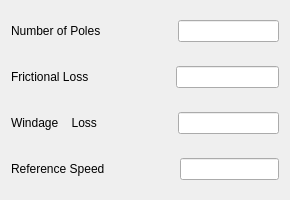
                 <widget class="QWidget" name="tab">
                  <attribute name="title">
                   <string>Machine</string>
                  </attribute>
                  <layout class="QVBoxLayout" name="verticalLayout_12">
                   <item>
                    <layout class="QVBoxLayout" name="verticalLayout">
                     <item>
                      <layout class="QHBoxLayout" name="horizontalLayout" stretch="0,1,0,2">
                       <item>
                        <widget class="QLabel" name="label">
                         <property name="text">
                          <string>Number of Poles</string>
                         </property>
                        </widget>
                       </item>
                       <item>
                        <spacer name="horizontalSpacer">
                         <property name="orientation">
                          <enum>Qt::Horizontal</enum>
                         </property>
                         <property name="sizeHint" stdset="0">
                          <size>
                           <width>40</width>
                           <height>20</height>
                          </size>
                         </property>
                        </spacer>
                       </item>
                       <item>
                        <spacer name="verticalSpacer">
                         <property name="orientation">
                          <enum>Qt::Vertical</enum>
                         </property>
                         <property name="sizeHint" stdset="0">
                          <size>
                           <width>20</width>
                           <height>40</height>
                          </size>
                         </property>
                        </spacer>
                       </item>
                       <item>
                        <widget class="QLineEdit" name="lineEdit1"/>
                       </item>
                      </layout>
                     </item>
                     <item>
                      <layout class="QHBoxLayout" name="horizontalLayout_2" stretch="0,1,0,2">
                       <item>
                        <widget class="QLabel" name="label_2">
                         <property name="text">
                          <string>Frictional Loss   </string>
                         </property>
                        </widget>
                       </item>
                       <item>
                        <spacer name="horizontalSpacer_2">
                         <property name="orientation">
                          <enum>Qt::Horizontal</enum>
                         </property>
                         <property name="sizeHint" stdset="0">
                          <size>
                           <width>40</width>
                           <height>20</height>
                          </size>
                         </property>
                        </spacer>
                       </item>
                       <item>
                        <spacer name="verticalSpacer_2">
                         <property name="orientation">
                          <enum>Qt::Vertical</enum>
                         </property>
                         <property name="sizeHint" stdset="0">
                          <size>
                           <width>20</width>
                           <height>40</height>
                          </size>
                         </property>
                        </spacer>
                       </item>
                       <item>
                        <widget class="QLineEdit" name="lineEdit2"/>
                       </item>
                      </layout>
                     </item>
                     <item>
                      <layout class="QHBoxLayout" name="horizontalLayout_3" stretch="0,1,0,2">
                       <item>
                        <widget class="QLabel" name="label_3">
                         <property name="text">
                          <string>Windage    Loss </string>
                         </property>
                        </widget>
                       </item>
                       <item>
                        <spacer name="horizontalSpacer_3">
                         <property name="orientation">
                          <enum>Qt::Horizontal</enum>
                         </property>
                         <property name="sizeHint" stdset="0">
                          <size>
                           <width>40</width>
                           <height>20</height>
                          </size>
                         </property>
                        </spacer>
                       </item>
                       <item>
                        <spacer name="verticalSpacer_3">
                         <property name="orientation">
                          <enum>Qt::Vertical</enum>
                         </property>
                         <property name="sizeHint" stdset="0">
                          <size>
                           <width>20</width>
                           <height>40</height>
                          </size>
                         </property>
                        </spacer>
                       </item>
                       <item>
                        <widget class="QLineEdit" name="lineEdit3"/>
                       </item>
                      </layout>
                     </item>
                     <item>
                      <layout class="QHBoxLayout" name="horizontalLayout_4" stretch="0,1,0,2">
                       <item>
                        <widget class="QLabel" name="label_4">
                         <property name="text">
                          <string>Reference Speed</string>
                         </property>
                        </widget>
                       </item>
                       <item>
                        <spacer name="horizontalSpacer_4">
                         <property name="orientation">
                          <enum>Qt::Horizontal</enum>
                         </property>
                         <property name="sizeHint" stdset="0">
                          <size>
                           <width>40</width>
                           <height>20</height>
                          </size>
                         </property>
                        </spacer>
                       </item>
                       <item>
                        <spacer name="verticalSpacer_4">
                         <property name="orientation">
                          <enum>Qt::Vertical</enum>
                         </property>
                         <property name="sizeHint" stdset="0">
                          <size>
                           <width>20</width>
                           <height>40</height>
                          </size>
                         </property>
                        </spacer>
                       </item>
                       <item>
                        <widget class="QLineEdit" name="lineEdit4"/>
                       </item>
                      </layout>
                     </item>
                    </layout>
                   </item>
                  </layout>
                 </widget>
